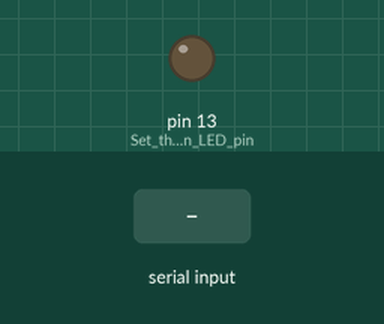
Simulated run of this sketch. Board: Arduino Uno, built with avr-gcc and run on an emulated ATmega328P. On the bench: output pins drawn as LEDs (lit = HIGH). The test bench sets the inputs (shaded band). Pins used as bus, display or sensor lines are not drawn.

Above: at 1.2 s.
1.3 s: "1\n" received over Serial
At 2.0 s:
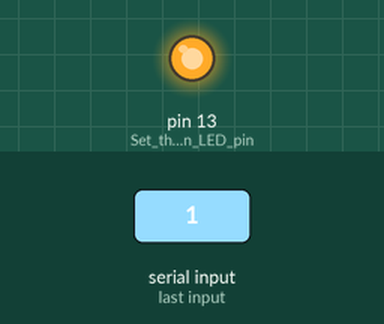
Timing chart, 0 to 4.3 s (numbered marks = the images above; inputs shaded):
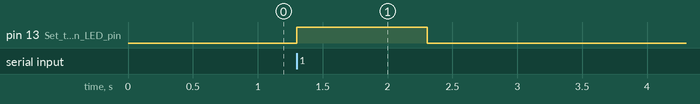

The sketch:

trigger_pulse_5ms_arduino.ino
```cpp
bool trigger_state = false;
int trigger_pin = A5;

// Sends a 5 ms pulse to the trigger pin.
// The pulse is sent to the trigger pin only if the serial port receives a 1 (binary 00000001 or hex 0x01).
// The built-in LED is turned on when the pulse is sent.
// If the serial port receives a 0, the pulse is not sent and the built-in LED is turned off.

void setup() {
    Serial.begin(9600);        // Initialize Serial communication with 9600
    pinMode(A5, OUTPUT); // Set the pin as an output
    pinMode(LED_BUILTIN, OUTPUT); // Set the built-in LED pin as an output
}

void loop() {
    if (Serial.available() > 0) {
        int intValue = Serial.parseInt();
        if (intValue == 1) {
            trigger_state = true;
        } else if (intValue == 0) {
            trigger_state = false;
        }
    }
    if (trigger_state) {
        digitalWrite(trigger_pin, HIGH);  // Set pin to 5V
        digitalWrite(LED_BUILTIN, HIGH); // Turn on the built-in LED
        delay(5);  // wait for 5 miliseconds
        digitalWrite(trigger_pin, LOW);
        trigger_state = false;
        // Serial.println("Trigger sent");
    } else {
        digitalWrite(trigger_pin, LOW);   // Set pin to 0V
        digitalWrite(LED_BUILTIN, LOW); // Turn off the built-in LED
    }
}
```

Measured:
- after the input at 1.3 s, pin 13 (Set_the_built-in_LED_pin): LOW → HIGH at once, → LOW 1.0 s later
